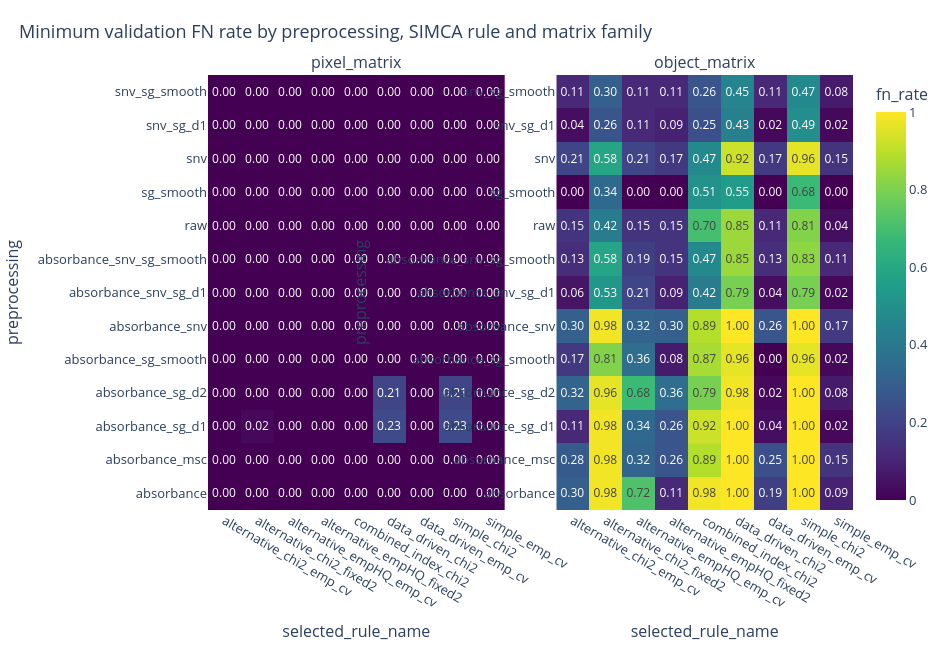
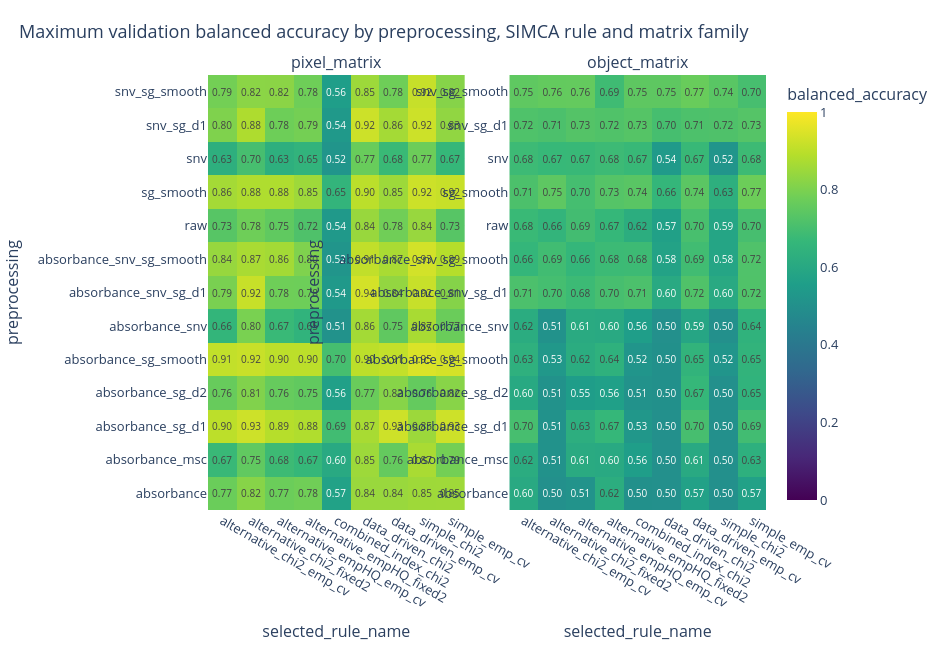

The notebook cell saved with these charts, in order:
### Code cell
print("Columns available in grid_summary_df:")
print(sorted(grid_summary_df.columns))

print("\nNumber of configurations by family:")
display(
    grid_summary_df
    .groupby(["model_family", "matrix_family", "training_matrix_id"], dropna=False)
    .size()
    .reset_index(name="n_configs")
    .sort_values(["model_family", "matrix_family", "training_matrix_id"])
)

print("\nTop validation configurations:")
display(grid_summary_df[display_cols].head(30))

if RUN_DIAGNOSTIC_PLOTS and len(grid_summary_df) > 0:
    plot_metric_heatmap(
        grid_summary_df,
        index_col="preprocessing",
        columns_col="selected_rule_name",
        value_col="fn_rate",
        facet_col="matrix_family",
        aggfunc="min",
        zmin=0,
        zmax=1,
        annotation_format=".2f",
        title=(
            "Minimum validation FN rate by preprocessing, "
            "SIMCA rule and matrix family"
        ),
        show=True,
    )

    plot_metric_heatmap(
        grid_summary_df,
        index_col="preprocessing",
        columns_col="selected_rule_name",
        value_col="balanced_accuracy",
        facet_col="matrix_family",
        aggfunc="max",
        zmin=0,
        zmax=1,
        annotation_format=".2f",
        title=(
            "Maximum validation balanced accuracy by preprocessing, "
            "SIMCA rule and matrix family"
        ),
        show=True,
    )
else:
    print("Diagnostic plots skipped.")

### Figure 1 — Plotly figure (JSON) as saved in the notebook; plotly's stock layout.template omitted (floating-point values rounded to 4 significant figures)
{"data": [{"coloraxis": "coloraxis", "hovertemplate": "matrix_family: pixel_matrix<br>preprocessing: %{y}<br>selected_rule_name: %{x}<br>fn_rate: %{z:.4f}<extra></extra>", "text": [["0.00", "0.00", "0.00", "0.00", "0.00", "0.00", "0.00", "0.00", "0.00"], ["0.00", "0.00", "0.00", "0.00", "0.00", "0.00", "0.00", "0.00", "0.00"], ["0.00", "0.02", "0.00", "0.00", "0.00", "0.23", "0.00", "0.23", "0.00"], ["0.00", "0.00", "0.00", "0.00", "0.00", "0.21", "0.00", "0.21", "0.00"], ["0.00", "0.00", "0.00", "0.00", "0.00", "0.00", "0.00", "0.00", "0.00"], ["0.00", "0.00", "0.00", "0.00", "0.00", "0.00", "0.00", "0.00", "0.00"], ["0.00", "0.00", "0.00", "0.00", "0.00", "0.00", "0.00", "0.00", "0.00"], ["0.00", "0.00", "0.00", "0.00", "0.00", "0.00", "0.00", "0.00", "0.00"], ["0.00", "0.00", "0.00", "0.00", "0.00", "0.00", "0.00", "0.00", "0.00"], ["0.00", "0.00", "0.00", "0.00", "0.00", "0.00", "0.00", "0.00", "0.00"], ["0.00", "0.00", "0.00", "0.00", "0.00", "0.00", "0.00", "0.00", "0.00"], ["0.00", "0.00", "0.00", "0.00", "0.00", "0.00", "0.00", "0.00", "0.00"], ["0.00", "0.00", "0.00", "0.00", "0.00", "0.00", "0.00", "0.00", "0.00"]], "texttemplate": "%{text}", "type": "heatmap", "x": ["alternative_chi2_emp_cv", "alternative_chi2_fixed2", "alternative_empHQ_emp_cv", "alternative_empHQ_fixed2", "combined_index_chi2", "data_driven_chi2", "data_driven_emp_cv", "simple_chi2", "simple_emp_cv"], "xaxis": "x", "y": ["absorbance", "absorbance_msc", "absorbance_sg_d1", "absorbance_sg_d2", "absorbance_sg_smooth", "absorbance_snv", "absorbance_snv_sg_d1", "absorbance_snv_sg_smooth", "raw", "sg_smooth", "snv", "snv_sg_d1", "snv_sg_smooth"], "yaxis": "y", "z": [[0.0, 0.0, 0.0, 0.0, 0.0, 0.0, 0.0, 0.0, 0.0], [0.0, 0.0, 0.0, 0.0, 0.0, 0.0, 0.0, 0.0, 0.0], [0.0, 0.01887, 0.0, 0.0, 0.0, 0.2264, 0.0, 0.2264, 0.0], [0.0, 0.0, 0.0, 0.0, 0.0, 0.2075, 0.0, 0.2075, 0.0], [0.0, 0.0, 0.0, 0.0, 0.0, 0.0, 0.0, 0.0, 0.0], [0.0, 0.0, 0.0, 0.0, 0.0, 0.0, 0.0, 0.0, 0.0], [0.0, 0.0, 0.0, 0.0, 0.0, 0.0, 0.0, 0.0, 0.0], [0.0, 0.0, 0.0, 0.0, 0.0, 0.0, 0.0, 0.0, 0.0], [0.0, 0.0, 0.0, 0.0, 0.0, 0.0, 0.0, 0.0, 0.0], [0.0, 0.0, 0.0, 0.0, 0.0, 0.0, 0.0, 0.0, 0.0], [0.0, 0.0, 0.0, 0.0, 0.0, 0.0, 0.0, 0.0, 0.0], [0.0, 0.0, 0.0, 0.0, 0.0, 0.0, 0.0, 0.0, 0.0], [0.0, 0.0, 0.0, 0.0, 0.0, 0.0, 0.0, 0.0, 0.0]]}, {"coloraxis": "coloraxis", "hovertemplate": "matrix_family: object_matrix<br>preprocessing: %{y}<br>selected_rule_name: %{x}<br>fn_rate: %{z:.4f}<extra></extra>", "text": [["0.30", "0.98", "0.72", "0.11", "0.98", "1.00", "0.19", "1.00", "0.09"], ["0.28", "0.98", "0.32", "0.26", "0.89", "1.00", "0.25", "1.00", "0.15"], ["0.11", "0.98", "0.34", "0.26", "0.92", "1.00", "0.04", "1.00", "0.02"], ["0.32", "0.96", "0.68", "0.36", "0.79", "0.98", "0.02", "1.00", "0.08"], ["0.17", "0.81", "0.36", "0.08", "0.87", "0.96", "0.00", "0.96", "0.02"], ["0.30", "0.98", "0.32", "0.30", "0.89", "1.00", "0.26", "1.00", "0.17"], ["0.06", "0.53", "0.21", "0.09", "0.42", "0.79", "0.04", "0.79", "0.02"], ["0.13", "0.58", "0.19", "0.15", "0.47", "0.85", "0.13", "0.83", "0.11"], ["0.15", "0.42", "0.15", "0.15", "0.70", "0.85", "0.11", "0.81", "0.04"], ["0.00", "0.34", "0.00", "0.00", "0.51", "0.55", "0.00", "0.68", "0.00"], ["0.21", "0.58", "0.21", "0.17", "0.47", "0.92", "0.17", "0.96", "0.15"], ["0.04", "0.26", "0.11", "0.09", "0.25", "0.43", "0.02", "0.49", "0.02"], ["0.11", "0.30", "0.11", "0.11", "0.26", "0.45", "0.11", "0.47", "0.08"]], "texttemplate": "%{text}", "type": "heatmap", "x": ["alternative_chi2_emp_cv", "alternative_chi2_fixed2", "alternative_empHQ_emp_cv", "alternative_empHQ_fixed2", "combined_index_chi2", "data_driven_chi2", "data_driven_emp_cv", "simple_chi2", "simple_emp_cv"], "xaxis": "x2", "y": ["absorbance", "absorbance_msc", "absorbance_sg_d1", "absorbance_sg_d2", "absorbance_sg_smooth", "absorbance_snv", "absorbance_snv_sg_d1", "absorbance_snv_sg_smooth", "raw", "sg_smooth", "snv", "snv_sg_d1", "snv_sg_smooth"], "yaxis": "y2", "z": [[0.3019, 0.9811, 0.717, 0.1132, 0.9811, 1.0, 0.1887, 1.0, 0.09434], [0.283, 0.9811, 0.3208, 0.2642, 0.8868, 1.0, 0.2453, 1.0, 0.1509], [0.1132, 0.9811, 0.3396, 0.2642, 0.9245, 1.0, 0.03774, 1.0, 0.01887], [0.3208, 0.9623, 0.6792, 0.3585, 0.7925, 0.9811, 0.01887, 1.0, 0.07547], [0.1698, 0.8113, 0.3585, 0.07547, 0.8679, 0.9623, 0.0, 0.9623, 0.01887], [0.3019, 0.9811, 0.3208, 0.3019, 0.8868, 1.0, 0.2642, 1.0, 0.1698], [0.0566, 0.5283, 0.2075, 0.09434, 0.4151, 0.7925, 0.03774, 0.7925, 0.01887], [0.1321, 0.5849, 0.1887, 0.1509, 0.4717, 0.8491, 0.1321, 0.8302, 0.1132], [0.1509, 0.4151, 0.1509, 0.1509, 0.6981, 0.8491, 0.1132, 0.8113, 0.03774], [0.0, 0.3396, 0.0, 0.0, 0.5094, 0.5472, 0.0, 0.6792, 0.0], [0.2075, 0.5849, 0.2075, 0.1698, 0.4717, 0.9245, 0.1698, 0.9623, 0.1509], [0.03774, 0.2642, 0.1132, 0.09434, 0.2453, 0.434, 0.01887, 0.4906, 0.01887], [0.1132, 0.3019, 0.1132, 0.1132, 0.2642, 0.4528, 0.1132, 0.4717, 0.07547]]}], "layout": {"annotations": [{"font": {"size": 16}, "showarrow": false, "text": "pixel_matrix", "x": 0.23, "xanchor": "center", "xref": "paper", "y": 1, "yanchor": "bottom", "yref": "paper"}, {"font": {"size": 16}, "showarrow": false, "text": "object_matrix", "x": 0.77, "xanchor": "center", "xref": "paper", "y": 1, "yanchor": "bottom", "yref": "paper"}], "coloraxis": {"cmax": 1, "cmin": 0, "colorbar": {"title": {"text": "fn_rate"}}, "colorscale": [[0, "#440154"], [0.1111, "#482878"], [0.2222, "#3e4989"], [0.3333, "#31688e"], [0.4444, "#26828e"], [0.5556, "#1f9e89"], [0.6667, "#35b779"], [0.7778, "#6ece58"], [0.8889, "#b5de2b"], [1, "#fde725"]]}, "font": {"size": 13}, "height": 650, "hoverlabel": {"namelength": -1}, "margin": {"b": 65, "l": 70, "r": 80, "t": 75}, "title": {"font": {"size": 18}, "text": "Minimum validation FN rate by preprocessing, SIMCA rule and matrix family", "x": 0.02}, "width": 950, "xaxis": {"anchor": "y", "domain": [0, 0.46], "title": {"text": "selected_rule_name"}}, "xaxis2": {"anchor": "y2", "domain": [0.54, 1], "title": {"text": "selected_rule_name"}}, "yaxis": {"anchor": "x", "domain": [0, 1], "title": {"text": "preprocessing"}}, "yaxis2": {"anchor": "x2", "domain": [0, 1], "title": {"text": "preprocessing"}}}}

### Figure 2 — Plotly figure (JSON) as saved in the notebook; plotly's stock layout.template omitted (floating-point values rounded to 4 significant figures)
{"data": [{"coloraxis": "coloraxis", "hovertemplate": "matrix_family: pixel_matrix<br>preprocessing: %{y}<br>selected_rule_name: %{x}<br>balanced_accuracy: %{z:.4f}<extra></extra>", "text": [["0.77", "0.82", "0.77", "0.78", "0.57", "0.84", "0.84", "0.85", "0.85"], ["0.67", "0.75", "0.68", "0.67", "0.60", "0.85", "0.76", "0.87", "0.79"], ["0.90", "0.93", "0.89", "0.88", "0.69", "0.87", "0.93", "0.85", "0.93"], ["0.76", "0.81", "0.76", "0.75", "0.56", "0.77", "0.82", "0.76", "0.82"], ["0.91", "0.92", "0.90", "0.90", "0.70", "0.90", "0.91", "0.95", "0.94"], ["0.66", "0.80", "0.67", "0.65", "0.51", "0.86", "0.75", "0.87", "0.77"], ["0.79", "0.92", "0.78", "0.78", "0.54", "0.94", "0.84", "0.92", "0.81"], ["0.84", "0.87", "0.86", "0.80", "0.52", "0.91", "0.87", "0.93", "0.89"], ["0.73", "0.78", "0.75", "0.72", "0.54", "0.84", "0.78", "0.84", "0.73"], ["0.86", "0.88", "0.88", "0.85", "0.65", "0.90", "0.85", "0.92", "0.92"], ["0.63", "0.70", "0.63", "0.65", "0.52", "0.77", "0.68", "0.77", "0.67"], ["0.80", "0.88", "0.78", "0.79", "0.54", "0.92", "0.86", "0.92", "0.83"], ["0.79", "0.82", "0.82", "0.78", "0.56", "0.85", "0.78", "0.92", "0.82"]], "texttemplate": "%{text}", "type": "heatmap", "x": ["alternative_chi2_emp_cv", "alternative_chi2_fixed2", "alternative_empHQ_emp_cv", "alternative_empHQ_fixed2", "combined_index_chi2", "data_driven_chi2", "data_driven_emp_cv", "simple_chi2", "simple_emp_cv"], "xaxis": "x", "y": ["absorbance", "absorbance_msc", "absorbance_sg_d1", "absorbance_sg_d2", "absorbance_sg_smooth", "absorbance_snv", "absorbance_snv_sg_d1", "absorbance_snv_sg_smooth", "raw", "sg_smooth", "snv", "snv_sg_d1", "snv_sg_smooth"], "yaxis": "y", "z": [[0.7707, 0.8175, 0.7714, 0.7804, 0.5727, 0.8448, 0.8448, 0.8532, 0.8545], [0.6736, 0.7518, 0.683, 0.6659, 0.6038, 0.8515, 0.7585, 0.87, 0.7851], [0.8997, 0.9262, 0.8906, 0.8804, 0.6902, 0.8679, 0.9262, 0.8494, 0.9262], [0.7633, 0.8074, 0.7619, 0.7532, 0.5636, 0.7672, 0.8168, 0.7578, 0.8178], [0.9091, 0.9182, 0.8997, 0.8993, 0.6993, 0.8993, 0.9091, 0.9455, 0.936], [0.6564, 0.7955, 0.6743, 0.647, 0.5091, 0.8609, 0.7511, 0.8693, 0.7703], [0.7949, 0.9168, 0.7784, 0.776, 0.5364, 0.9353, 0.8357, 0.9161, 0.8144], [0.8424, 0.87, 0.8605, 0.8036, 0.5182, 0.907, 0.8696, 0.9343, 0.8885], [0.7333, 0.7784, 0.7515, 0.7165, 0.5364, 0.8434, 0.7804, 0.8431, 0.7333], [0.8619, 0.8798, 0.8801, 0.8521, 0.6542, 0.8976, 0.8518, 0.9249, 0.9168], [0.6312, 0.7009, 0.6302, 0.6491, 0.5182, 0.7669, 0.6753, 0.7739, 0.6672], [0.8039, 0.878, 0.7767, 0.7864, 0.5364, 0.9249, 0.8626, 0.9249, 0.8329], [0.7861, 0.8232, 0.8225, 0.7774, 0.5575, 0.8511, 0.7774, 0.9154, 0.8151]]}, {"coloraxis": "coloraxis", "hovertemplate": "matrix_family: object_matrix<br>preprocessing: %{y}<br>selected_rule_name: %{x}<br>balanced_accuracy: %{z:.4f}<extra></extra>", "text": [["0.60", "0.50", "0.51", "0.62", "0.50", "0.50", "0.57", "0.50", "0.57"], ["0.62", "0.51", "0.61", "0.60", "0.56", "0.50", "0.61", "0.50", "0.63"], ["0.70", "0.51", "0.63", "0.67", "0.53", "0.50", "0.70", "0.50", "0.69"], ["0.60", "0.51", "0.55", "0.56", "0.51", "0.50", "0.67", "0.50", "0.65"], ["0.63", "0.53", "0.62", "0.64", "0.52", "0.50", "0.65", "0.52", "0.65"], ["0.62", "0.51", "0.61", "0.60", "0.56", "0.50", "0.59", "0.50", "0.64"], ["0.71", "0.70", "0.68", "0.70", "0.71", "0.60", "0.72", "0.60", "0.72"], ["0.66", "0.69", "0.66", "0.68", "0.68", "0.58", "0.69", "0.58", "0.72"], ["0.68", "0.66", "0.69", "0.67", "0.62", "0.57", "0.70", "0.59", "0.70"], ["0.71", "0.75", "0.70", "0.73", "0.74", "0.66", "0.74", "0.63", "0.77"], ["0.68", "0.67", "0.67", "0.68", "0.67", "0.54", "0.67", "0.52", "0.68"], ["0.72", "0.71", "0.73", "0.72", "0.73", "0.70", "0.71", "0.72", "0.73"], ["0.75", "0.76", "0.76", "0.69", "0.75", "0.75", "0.77", "0.74", "0.70"]], "texttemplate": "%{text}", "type": "heatmap", "x": ["alternative_chi2_emp_cv", "alternative_chi2_fixed2", "alternative_empHQ_emp_cv", "alternative_empHQ_fixed2", "combined_index_chi2", "data_driven_chi2", "data_driven_emp_cv", "simple_chi2", "simple_emp_cv"], "xaxis": "x2", "y": ["absorbance", "absorbance_msc", "absorbance_sg_d1", "absorbance_sg_d2", "absorbance_sg_smooth", "absorbance_snv", "absorbance_snv_sg_d1", "absorbance_snv_sg_smooth", "raw", "sg_smooth", "snv", "snv_sg_d1", "snv_sg_smooth"], "yaxis": "y2", "z": [[0.6036, 0.5, 0.5108, 0.6228, 0.5003, 0.5, 0.5693, 0.5, 0.571], [0.6173, 0.5094, 0.6089, 0.6048, 0.5566, 0.5, 0.6058, 0.5, 0.6334], [0.7015, 0.5094, 0.6261, 0.6672, 0.5286, 0.5, 0.7015, 0.5, 0.6918], [0.6033, 0.5094, 0.5513, 0.5631, 0.5094, 0.5003, 0.6672, 0.5, 0.648], [0.6341, 0.5307, 0.616, 0.6386, 0.5206, 0.5007, 0.6497, 0.5189, 0.6504], [0.6173, 0.5094, 0.6089, 0.6045, 0.5566, 0.5, 0.5887, 0.5, 0.6425], [0.7106, 0.6985, 0.681, 0.7012, 0.7106, 0.6038, 0.7197, 0.6038, 0.7194], [0.6607, 0.6894, 0.6624, 0.681, 0.6823, 0.5755, 0.6894, 0.5849, 0.7187], [0.6753, 0.6551, 0.6931, 0.6662, 0.6237, 0.5664, 0.7036, 0.5852, 0.7012], [0.7123, 0.7456, 0.6981, 0.7281, 0.7362, 0.6628, 0.741, 0.6331, 0.7746], [0.6813, 0.6705, 0.6719, 0.6813, 0.6722, 0.5377, 0.6726, 0.5189, 0.682], [0.718, 0.712, 0.7264, 0.7197, 0.7298, 0.6995, 0.7127, 0.717, 0.7285], [0.748, 0.7571, 0.7575, 0.6861, 0.746, 0.7463, 0.7669, 0.7369, 0.7015]]}], "layout": {"annotations": [{"font": {"size": 16}, "showarrow": false, "text": "pixel_matrix", "x": 0.23, "xanchor": "center", "xref": "paper", "y": 1, "yanchor": "bottom", "yref": "paper"}, {"font": {"size": 16}, "showarrow": false, "text": "object_matrix", "x": 0.77, "xanchor": "center", "xref": "paper", "y": 1, "yanchor": "bottom", "yref": "paper"}], "coloraxis": {"cmax": 1, "cmin": 0, "colorbar": {"title": {"text": "balanced_accuracy"}}, "colorscale": [[0, "#440154"], [0.1111, "#482878"], [0.2222, "#3e4989"], [0.3333, "#31688e"], [0.4444, "#26828e"], [0.5556, "#1f9e89"], [0.6667, "#35b779"], [0.7778, "#6ece58"], [0.8889, "#b5de2b"], [1, "#fde725"]]}, "font": {"size": 13}, "height": 650, "hoverlabel": {"namelength": -1}, "margin": {"b": 65, "l": 70, "r": 80, "t": 75}, "title": {"font": {"size": 18}, "text": "Maximum validation balanced accuracy by preprocessing, SIMCA rule and matrix family", "x": 0.02}, "width": 950, "xaxis": {"anchor": "y", "domain": [0, 0.46], "title": {"text": "selected_rule_name"}}, "xaxis2": {"anchor": "y2", "domain": [0.54, 1], "title": {"text": "selected_rule_name"}}, "yaxis": {"anchor": "x", "domain": [0, 1], "title": {"text": "preprocessing"}}, "yaxis2": {"anchor": "x2", "domain": [0, 1], "title": {"text": "preprocessing"}}}}
